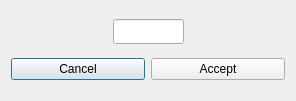
<?xml version="1.0" encoding="UTF-8"?>
<ui version="4.0">
 <class>payloadEditDialog</class>
 <widget class="QDialog" name="payloadEditDialog">
  <property name="geometry">
   <rect>
    <x>0</x>
    <y>0</y>
    <width>296</width>
    <height>101</height>
   </rect>
  </property>
  <property name="windowTitle">
   <string>Dialog</string>
  </property>
  <layout class="QGridLayout" name="gridLayout">
   <item row="0" column="0">
    <spacer name="horizontalSpacer">
     <property name="orientation">
      <enum>Qt::Horizontal</enum>
     </property>
     <property name="sizeHint" stdset="0">
      <size>
       <width>95</width>
       <height>22</height>
      </size>
     </property>
    </spacer>
   </item>
   <item row="0" column="1">
    <widget class="ValidatingLineEdit" name="payloadValueEdit">
     <property name="maximumSize">
      <size>
       <width>71</width>
       <height>25</height>
      </size>
     </property>
     <property name="toolTip">
      <string>Line edit that provides custom validation.</string>
     </property>
     <property name="whatsThis">
      <string>Base widget for custom validation.</string>
     </property>
     <property name="styleSheet">
      <string notr="true"/>
     </property>
     <property name="regexString" stdset="0">
      <string>value</string>
     </property>
    </widget>
   </item>
   <item row="0" column="2">
    <spacer name="horizontalSpacer_2">
     <property name="orientation">
      <enum>Qt::Horizontal</enum>
     </property>
     <property name="sizeHint" stdset="0">
      <size>
       <width>94</width>
       <height>22</height>
      </size>
     </property>
    </spacer>
   </item>
   <item row="1" column="0" colspan="3">
    <layout class="QHBoxLayout" name="horizontalLayout">
     <item>
      <widget class="QPushButton" name="cancelButton">
       <property name="text">
        <string>Cancel</string>
       </property>
      </widget>
     </item>
     <item>
      <widget class="QPushButton" name="acceptButton">
       <property name="text">
        <string>Accept</string>
       </property>
      </widget>
     </item>
    </layout>
   </item>
  </layout>
 </widget>
 <customwidgets>
  <customwidget>
   <class>ValidatingLineEdit</class>
   <extends>QLineEdit</extends>
   <header>custom_widgets.validatingLineEdit</header>
  </customwidget>
 </customwidgets>
 <resources/>
 <connections/>
</ui>
